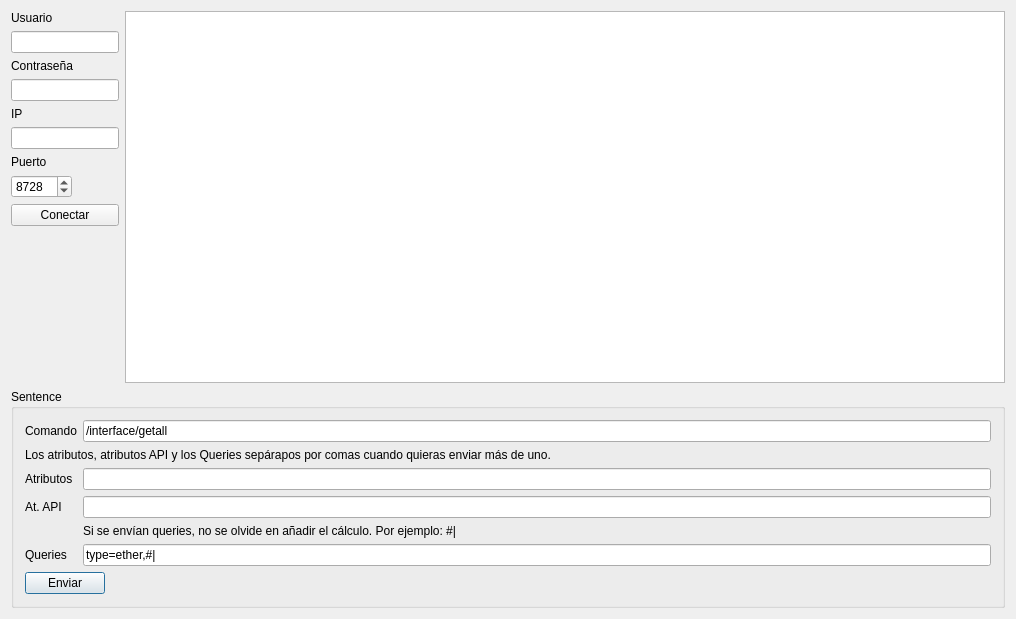
<?xml version="1.0" encoding="UTF-8"?>
<ui version="4.0">
 <class>QMikAPIExample</class>
 <widget class="QMainWindow" name="QMikAPIExample">
  <property name="geometry">
   <rect>
    <x>0</x>
    <y>0</y>
    <width>1016</width>
    <height>619</height>
   </rect>
  </property>
  <property name="windowTitle">
   <string>QMikAPI example</string>
  </property>
  <widget class="QWidget" name="centralWidget">
   <layout class="QVBoxLayout" name="verticalLayout_2">
    <item>
     <layout class="QHBoxLayout" name="horizontalLayout">
      <item>
       <layout class="QVBoxLayout" name="verticalLayout">
        <item>
         <widget class="QLabel" name="label">
          <property name="text">
           <string>Usuario</string>
          </property>
         </widget>
        </item>
        <item>
         <widget class="QLineEdit" name="leUser">
          <property name="sizePolicy">
           <sizepolicy hsizetype="Maximum" vsizetype="Fixed">
            <horstretch>0</horstretch>
            <verstretch>0</verstretch>
           </sizepolicy>
          </property>
          <property name="text">
           <string/>
          </property>
         </widget>
        </item>
        <item>
         <widget class="QLabel" name="label_2">
          <property name="text">
           <string>Contraseña</string>
          </property>
         </widget>
        </item>
        <item>
         <widget class="QLineEdit" name="lePass">
          <property name="sizePolicy">
           <sizepolicy hsizetype="Maximum" vsizetype="Fixed">
            <horstretch>0</horstretch>
            <verstretch>0</verstretch>
           </sizepolicy>
          </property>
          <property name="text">
           <string/>
          </property>
          <property name="echoMode">
           <enum>QLineEdit::Password</enum>
          </property>
         </widget>
        </item>
        <item>
         <widget class="QLabel" name="label_3">
          <property name="text">
           <string>IP</string>
          </property>
         </widget>
        </item>
        <item>
         <widget class="QLineEdit" name="leIP">
          <property name="sizePolicy">
           <sizepolicy hsizetype="Maximum" vsizetype="Fixed">
            <horstretch>0</horstretch>
            <verstretch>0</verstretch>
           </sizepolicy>
          </property>
          <property name="text">
           <string/>
          </property>
         </widget>
        </item>
        <item>
         <widget class="QLabel" name="label_4">
          <property name="text">
           <string>Puerto</string>
          </property>
         </widget>
        </item>
        <item>
         <widget class="QSpinBox" name="sbPort">
          <property name="sizePolicy">
           <sizepolicy hsizetype="Fixed" vsizetype="Fixed">
            <horstretch>0</horstretch>
            <verstretch>0</verstretch>
           </sizepolicy>
          </property>
          <property name="minimum">
           <number>1</number>
          </property>
          <property name="maximum">
           <number>65535</number>
          </property>
          <property name="value">
           <number>8728</number>
          </property>
         </widget>
        </item>
        <item>
         <widget class="QPushButton" name="pbConnect">
          <property name="text">
           <string>Conectar</string>
          </property>
         </widget>
        </item>
        <item>
         <spacer name="verticalSpacer">
          <property name="orientation">
           <enum>Qt::Vertical</enum>
          </property>
          <property name="sizeHint" stdset="0">
           <size>
            <width>20</width>
            <height>50</height>
           </size>
          </property>
         </spacer>
        </item>
       </layout>
      </item>
      <item>
       <widget class="QListWidget" name="lwResponses"/>
      </item>
     </layout>
    </item>
    <item>
     <widget class="QGroupBox" name="groupBox">
      <property name="title">
       <string>Sentence</string>
      </property>
      <layout class="QGridLayout" name="gridLayout">
       <item row="6" column="0" colspan="2">
        <widget class="QPushButton" name="pbEnviar">
         <property name="sizePolicy">
          <sizepolicy hsizetype="Maximum" vsizetype="Fixed">
           <horstretch>0</horstretch>
           <verstretch>0</verstretch>
          </sizepolicy>
         </property>
         <property name="text">
          <string>Enviar</string>
         </property>
         <property name="default">
          <bool>true</bool>
         </property>
        </widget>
       </item>
       <item row="2" column="1">
        <widget class="QLineEdit" name="leAttrib"/>
       </item>
       <item row="0" column="0">
        <widget class="QLabel" name="label_5">
         <property name="text">
          <string>Comando</string>
         </property>
        </widget>
       </item>
       <item row="1" column="0" colspan="2">
        <widget class="QLabel" name="label_9">
         <property name="text">
          <string>Los atributos, atributos API y los Queries sepárapos por comas cuando quieras enviar más de uno.</string>
         </property>
        </widget>
       </item>
       <item row="3" column="1">
        <widget class="QLineEdit" name="leAPI"/>
       </item>
       <item row="3" column="0">
        <widget class="QLabel" name="label_7">
         <property name="text">
          <string>At. API</string>
         </property>
        </widget>
       </item>
       <item row="2" column="0">
        <widget class="QLabel" name="label_6">
         <property name="text">
          <string>Atributos</string>
         </property>
        </widget>
       </item>
       <item row="5" column="1">
        <widget class="QLineEdit" name="leQueries">
         <property name="text">
          <string>type=ether,#|</string>
         </property>
        </widget>
       </item>
       <item row="0" column="1">
        <widget class="QLineEdit" name="leCommand">
         <property name="text">
          <string>/interface/getall</string>
         </property>
        </widget>
       </item>
       <item row="5" column="0">
        <widget class="QLabel" name="label_8">
         <property name="text">
          <string>Queries</string>
         </property>
        </widget>
       </item>
       <item row="4" column="1">
        <widget class="QLabel" name="label_10">
         <property name="text">
          <string>Si se envían queries, no se olvide en añadir el cálculo. Por ejemplo: #|</string>
         </property>
        </widget>
       </item>
      </layout>
     </widget>
    </item>
   </layout>
  </widget>
 </widget>
 <layoutdefault spacing="6" margin="11"/>
 <tabstops>
  <tabstop>leUser</tabstop>
  <tabstop>lePass</tabstop>
  <tabstop>leIP</tabstop>
  <tabstop>sbPort</tabstop>
  <tabstop>pbConnect</tabstop>
  <tabstop>lwResponses</tabstop>
  <tabstop>leCommand</tabstop>
  <tabstop>leAttrib</tabstop>
  <tabstop>leAPI</tabstop>
  <tabstop>leQueries</tabstop>
  <tabstop>pbEnviar</tabstop>
 </tabstops>
 <resources/>
 <connections/>
</ui>
